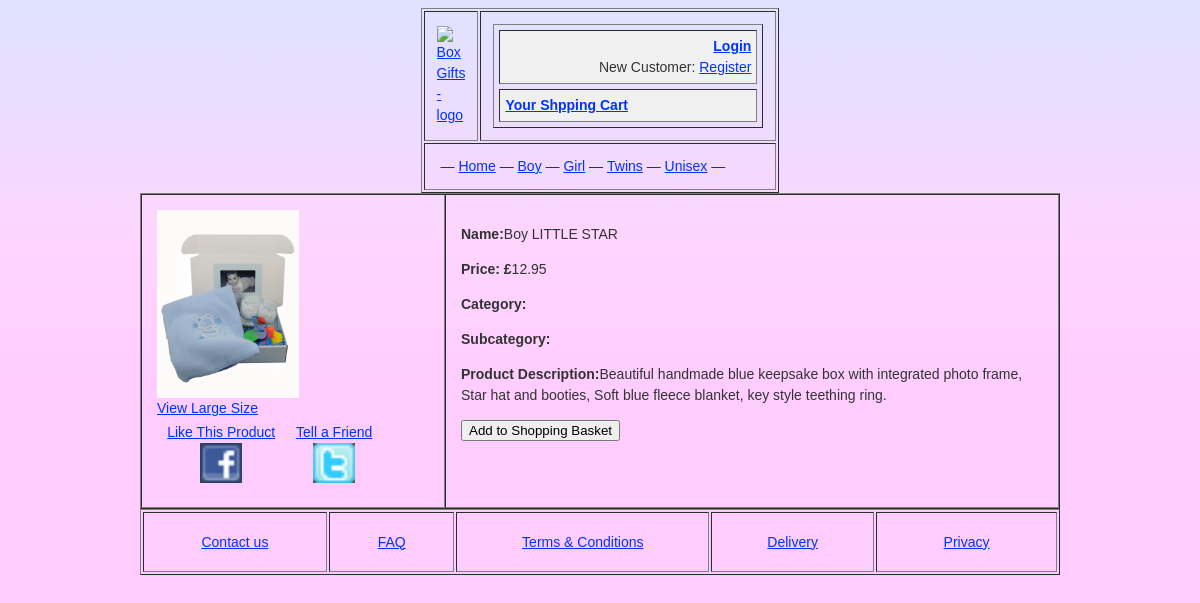
/store/product.php?id=1, run on an earlier commit of the app's database.
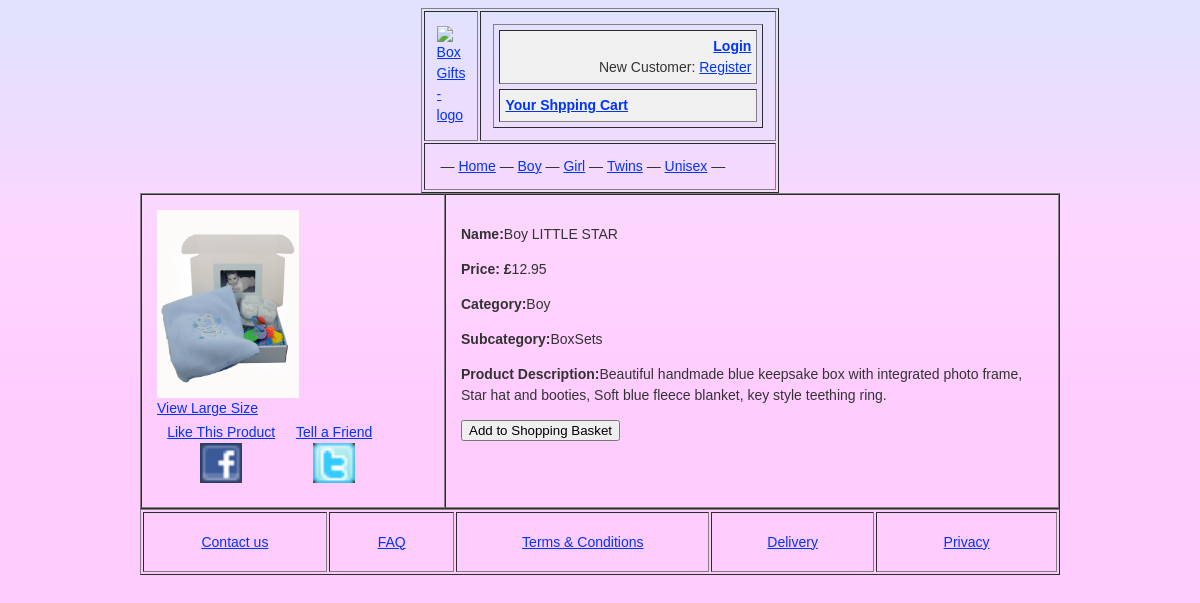
And on a later commit of the database.
### tables this page shows
CREATE TABLE IF NOT EXISTS `products` (
  `id` bigint(125) NOT NULL AUTO_INCREMENT,
  `productName` varchar(125) NOT NULL,
  `productPrice` float NOT NULL,
  `productCategory` varchar(100) NOT NULL,
  `productSubcategory` varchar(100) NOT NULL,
  `productDescription` text,
  `productQuantity` bigint(20) NOT NULL,
  `productDateAdded` date NOT NULL,
  PRIMARY KEY (`id`),
  UNIQUE KEY `productName` (`productName`),
  KEY `id` (`id`,`productName`)
);

### store/storescripts/mysql.inc.php (called while the page is built, shortened)
<?php
function connect()
{
$db_Link = mysql_connect(DB_HOST, DB_USER, DB_PASS) or die ('Cannot connect to the MySQL Server. Please go and check your username, password and database parameters in your configuration file.');
return $db_Link;
}
function query($query)
{
if(!isset($db_Link))
$db_Link = connect();
$result = mysql_query($query, $db_Link) or die('Error: ' . mysql_error());
$lastInsertID = mysql_insert_id($db_Link);
$returnArray = array();
$i=0;
while ($row = mysql_fetch_array($result, MYSQL_BOTH))
if ($row)
$returnArray[$i++]=$row;
return $returnArray;
}
?>

### store/product.php (the view, shortened to what this page needs)
<?php
if (isset($_GET['id'])){
	$id = preg_replace('#[^0-9]#i','',$_GET['id']);
	$sql = "SELECT * FROM products WHERE id='$id' LIMIT 1";
	$res = query($sql);
if($res > 0) {
	foreach ($res as $row) {
		$productName = $row["productName"];
		$productPrice = $row["productPrice"];
		$productDescription = $row["productDescription"];
		$productCategory = $row["productCategory"];
		$productSubcategory = $row["productSubcategory"];
	}
} else {
		echo 'The item does not exists <a href="/store/index.php">Back to Home Page</a>';
		}
}else{
	echo "Data to render your requiest is missing. Please try again!";
	exit();
	}
?>
<!DOCTYPE HTML>
<html>
<head>
<link rel="stylesheet" href="../css/mainStyle.css" type="text/css" media="screen">
</head>
<body>
<div align="center" id="mainWraper">
<?php include_once("template_header.php");?>
	<div id="pageContent">
	<table width="920px" border="1" cellspacing="0" cellpadding="15">
  <tr>
    <td width="272" height="190px" valign="top"><img src="../Images/Products/<?php echo $id; ?>.jpg" alt="../Images/Products/<?php echo $id; ?>.jpg" width="142" height="188" align="middle"><br/><a href="Images/Products/"> <a href="../Images/Products/<?php echo $id; ?>.jpg">View Large Size</a>
      <table width="228" border="0">
        <tr>
          <td width="119" align="center"><a href="http://www.facebook.com/">Like This Product<img src="../Images/fb.gif" width="42" height="40" longdesc="http://www.facebook.com"></a></td>
          <td width="93" align="center"><a href="http://www.twitter.com/">Tell a Friend<img src="../Images/tw.gif" width="42" height="40" longdesc="http://www.twitter.com"></a></td>
        </tr>
      </table></td>
    <td width="582" height="190px" valign="top">
    <p><strong>Name:</strong><?php echo $productName; ?><br/></p>
    <p><strong>Price: £</strong><?php echo $productPrice; ?><br/></p>
    <p><strong>Category:</strong><?php echo $productCategory; ?><br/></p>
    <p><strong>Subcategory:</strong><?php echo $productSubcategory; ?><br/></p>
    <p><strong>Product Description:</strong><?php echo $productDescription; ?><br/></p>
    <p>
    <form id="firm1" name="form1" method="post" action="cart.php">
    <input type="submit" name="button" id="button" value="Add to Shopping Basket"/>
    </form>
    </p>
      </td>
   </tr>
</table>
</div>
    <?php include_once("template_footer.php");?>
</div>
</body>
</html>

What changed in the data, as far as the page shows it:
changed products "Boy LITTLE STAR": productCategory (not shown) → "Boy"; productSubcategory (not shown) → "BoxSets"
